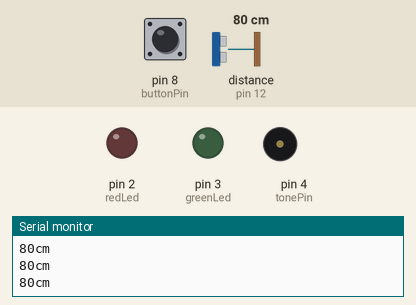
Simulated run of this sketch. Board: Arduino Uno, built with avr-gcc and run on an emulated ATmega328P. Parts: output pins drawn as LEDs (lit = HIGH), buzzer (waves = sounding), the last lines printed to the serial monitor. Wiring (inferred from the names in the program): ultrasonic range finder: trigger pin 13; echo pin 12. Inputs (shaded band) come from the test bench; at power-on: pin 8 (buttonPin) LOW, distance to the obstacle (sensor on pin 12) 80 cm. The echo pulse lasts 58.3 µs per cm; pins used as bus, display or sensor lines are not drawn.

Above: at 1.2 s.
1.3 s: pin 8 (buttonPin) pulled HIGH for 1 s
At 3.3 s:
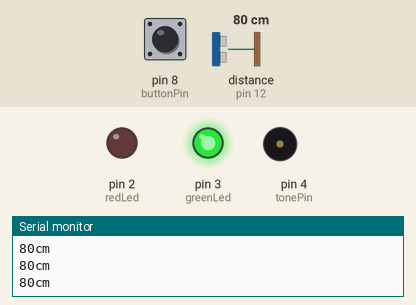
4.3 s: distance to the obstacle (sensor on pin 12) set to 2 cm
At 4.57 s:
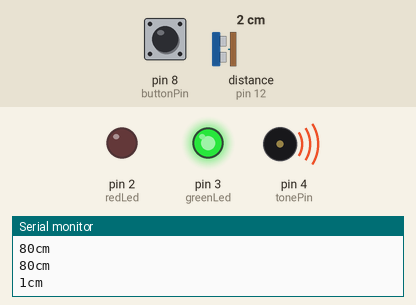
7.3 s: pin 8 (buttonPin) pulled HIGH for 0.15 s
At 7.58 s:
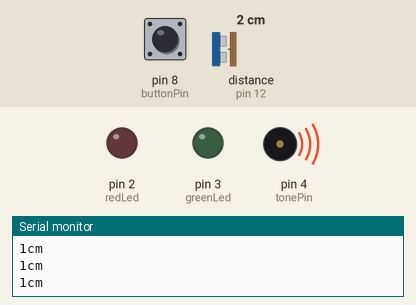
10.3 s: distance to the obstacle (sensor on pin 12) set to 18 cm
At 10.54 s:
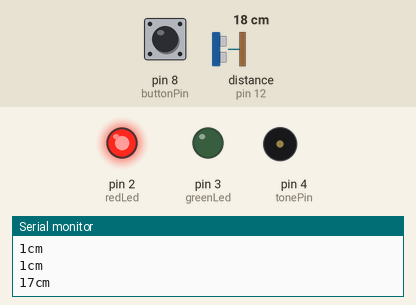
12.1 s: distance to the obstacle (sensor on pin 12) set to 4 cm
At 12.7 s:
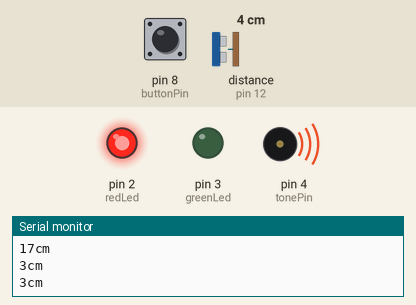
15.1 s: distance to the obstacle (sensor on pin 12) set to 35 cm
At 16.0 s:
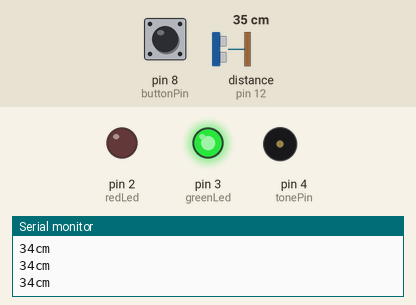
Timing chart, 0 to 18.0 s (numbered marks = the images above; inputs shaded):
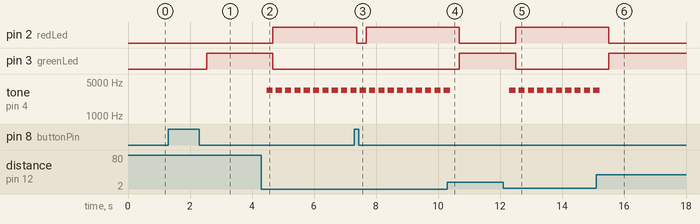

Measured:
- after the input at 1.3 s, pin 3 (greenLed): LOW → HIGH after 1.2 s
- after the input at 4.3 s, pin 2 (redLed): LOW → HIGH after 0.37 s; pin 3 (greenLed): HIGH → LOW after 0.37 s; tone on pin 4 (tonePin): alternates 3392 Hz for 0.20 s and silent for 0.10 s, starting after 0.17 s
- after the input at 7.3 s, pin 2 (redLed): HIGH → LOW after 0.08 s, → HIGH 0.30 s later
- after the input at 10.3 s, pin 2 (redLed): HIGH → LOW after 0.39 s; pin 3 (greenLed): LOW → HIGH after 0.39 s; tone on pin 4 (tonePin): goes on until 10.4 s, then stays silent
- after the input at 12.1 s, pin 2 (redLed): LOW → HIGH after 0.40 s; pin 3 (greenLed): HIGH → LOW after 0.40 s; tone on pin 4 (tonePin): alternates 3392 Hz for 0.20 s and silent for 0.10 s, starting after 0.20 s
- after the input at 15.1 s, pin 2 (redLed): HIGH → LOW after 0.41 s; pin 3 (greenLed): LOW → HIGH after 0.41 s; tone on pin 4 (tonePin): goes on until 15.2 s, then stays silent

The sketch:

Assignment_Final.ino
```cpp
 //pin which triggers ultrasonic sound
const int trigPin = 13;

//pin which delivers time to receive echo using pulseIn()
int echoPin = 12;

//range in cm which is considered safe to enter, anything
//coming within less than 5 cm triggers red LED
long safeZone = 12.5;

//LED pin numbers
int greenLed = 3, redLed = 2;
int greenState = LOW;
int redState = LOW;

//Buzzer pin number
int tonePin = 4;
int proximity = 0;
int distance;

int buttonPin = 8;

int buttonPushCounter = 0;
int buttonState = 0;
int lastButtonState = LOW;

void setup() {
  // initialize serial communication
  Serial.begin(9600);
}

void loop()
{
  //raw duration in milliseconds, cm is the
  //converted amount into a distance
  long duration, cm;

  //initializing the pin states
  pinMode(trigPin, OUTPUT);
  pinMode(greenLed, OUTPUT);
  pinMode(redLed, OUTPUT);
  pinMode(tonePin, OUTPUT);
  pinMode(buttonPin, INPUT);

  //sending the signal, starting with LOW for a clean signal
  digitalWrite(trigPin, LOW);
  delayMicroseconds(2);
  digitalWrite(trigPin, HIGH);
  delayMicroseconds(5);
  digitalWrite(trigPin, LOW);

  //setting up the input pin, and receiving the duration in
  //microseconds for the sound to bounce off the object infront
  pinMode(echoPin, INPUT);
  duration = pulseIn(echoPin, HIGH);
  distance = (duration/2) / 29.1;

  // convert the time into a distance
  cm = microsecondsToCentimeters(duration);

  //printing the current readings to ther serial display
  Serial.print(cm);
  Serial.print("cm");
  Serial.println();

  //checking if anything is within the safezone, if not, keep
  //green LED on if safezone violated, activate red LED instead
  buttonState = digitalRead(buttonPin);
  if (buttonState != lastButtonState) {
    if (buttonState == HIGH) {
      buttonPushCounter++;
    }
  }

  if (buttonPushCounter % 2 == 0){
    greenState = LOW;
    redState = LOW;
    digitalWrite(tonePin, LOW);
  }
  else
  {
    if (cm > safeZone)
    {
      greenState = HIGH;
      redState = LOW;
    }
    else
    {
      redState = HIGH;
      greenState = LOW;
    }
    delay(100);

    proximity = map(distance, 0, 45, 8, 0);
    //Serial.println(proximity);

    if (proximity >= 7 && proximity <= 8){
      tone(tonePin, 200000, 200);
    }
    delay(200);
    noTone(tonePin);
  }
  digitalWrite(greenLed, greenState);
  digitalWrite(redLed, redState);
}

long microsecondsToCentimeters(long microseconds)
{
  // The speed of sound is 340 m/s or 29 microseconds per centimeter.
  // The ping travels out and back, so to find the distance of the
  // object we take half of the distance travelled.
  return microseconds / 29 / 2;
}
```
